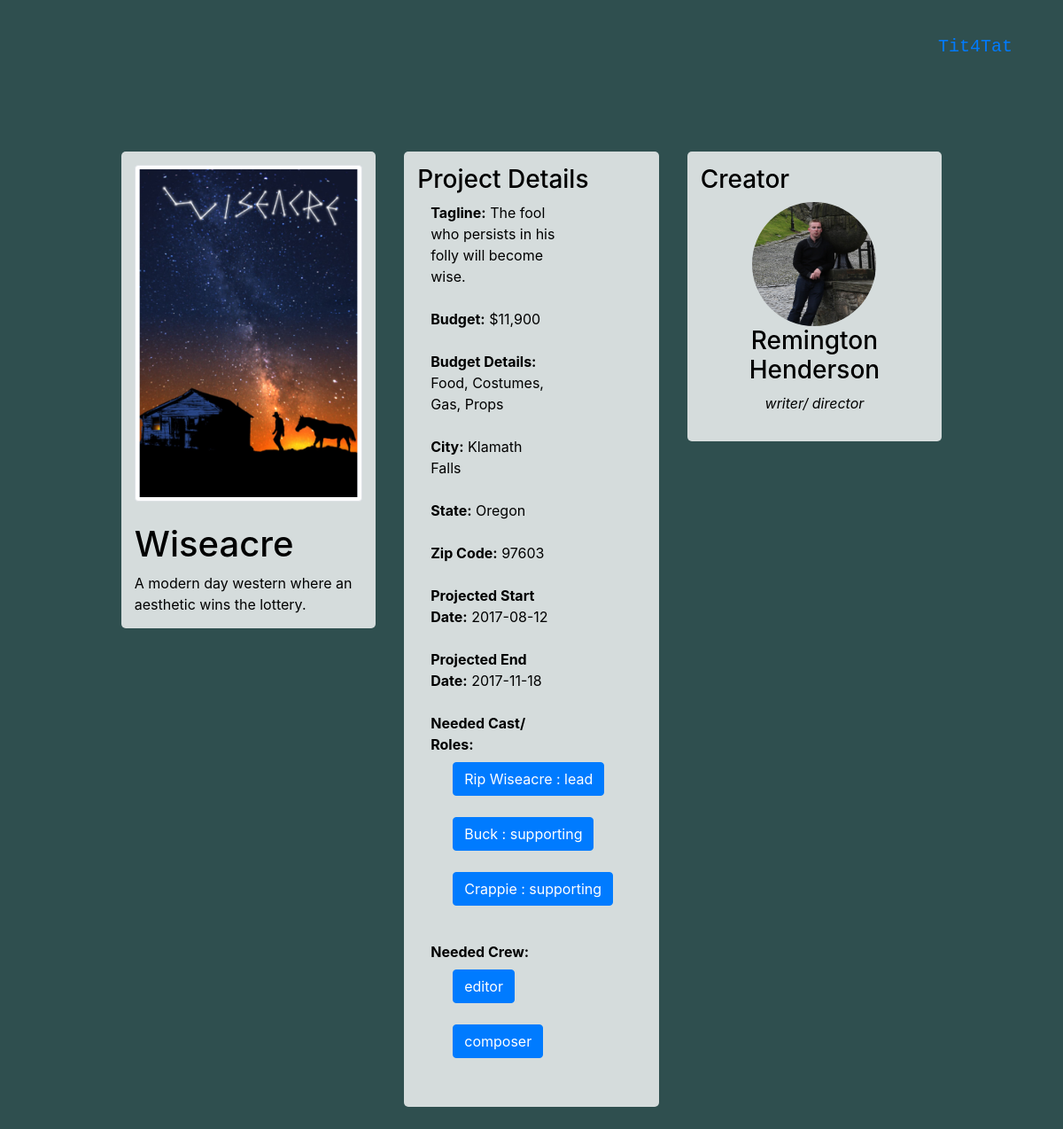
Page /projects/project/view/wiseacre/ on the committed database.
### accounts/models.py (models this page shows, shortened)
class Project(models.Model):
    owner = models.ForeignKey(User, on_delete=models.CASCADE, related_name="owned_projects")
    tag_line = models.TextField(max_length=300, blank=True, null=True)
    title = models.CharField(max_length=100)
    project_cover_art = models.ImageField(upload_to=project_cover_art_uh, blank=True, null=True)
    genre = models.CharField(max_length=50, blank=True, null=True)
    description = models.TextField(max_length=300, blank=True, null=True)
    project_documents = models.FileField(upload_to=project_document_uh, blank=True, null=True)
    project_images = models.ImageField(upload_to=project_image_uh, blank=True, null=True)
    budget = models.CharField(max_length=50)
    budget_details = models.TextField(max_length=300)
    city = models.CharField(max_length=50)
    state = models.CharField(max_length=50)
    zip = models.CharField(max_length=50)
    start_date = models.CharField(max_length=50)
    end_date = models.CharField(max_length=50)
    slug = models.SlugField(blank=True, null=True, unique=True)

class Cast(models.Model):
    user = models.ForeignKey(User, on_delete=models.CASCADE, related_name='cast_assignments', blank=True, null=True)
    project = models.ForeignKey(Project, on_delete=models.CASCADE, related_name="cast_members")
    character = models.CharField(max_length=100, blank=True, null=True)
    classification = models.CharField(max_length=50, blank=True, null=True)
    committed_cast_member = models.CharField(max_length=50, blank=True, null=True)

class Crew(models.Model):
    user = models.ForeignKey(User, on_delete=models.CASCADE, related_name='crew_assignments', blank=True, null=True)
    project = models.ForeignKey(Project, on_delete=models.CASCADE, related_name="crew_members")
    classification = models.CharField(max_length=50, blank=True, null=True)
    committed_crew_member = models.CharField(max_length=50, blank=True, null=True)

class User(AbstractUser):
    phone_number = models.CharField(max_length=50)
    profile_bio = models.TextField(max_length=300, blank=True, null=True)
    image = models.ImageField(upload_to=user_image_uh, blank=True, null=True)

### accounts/views.py (the view, shortened to what this page needs)
# urls.py: path('project/view/<slug:slug>/', views.project_view, name='project_view'),
def project_view(request, slug):
    project = get_object_or_404(Project, slug=slug)
    return render(request, "accounts/project_view.html", {"project": project})

### accounts/templatetags/accounts_tags.py (called while the page is built)
@register.simple_tag
def project_poster_or_default_image(project):
    if project.project_cover_art:
        return mark_safe(
            '<img src="{}" width="300px" class="avatar img-circle img-thumbnail" alt="movie_poster">'.format(
                project.project_cover_art.url))
    return mark_safe('<img src="{}" width="300px" class="avatar img-circle img-thumbnail" alt="avatar">'.format(
        '/static/accounts/img/Default_poster.jpg'))

@register.simple_tag
def project_creator_image_or_default(project):
    if project.owner.image:
        return mark_safe(
            '<img src="{}" name="aboutme" width="140" height="140" border="0" class="rounded-circle">'.format(
                project.owner.image.url))
    return mark_safe('<img src="{}" name="aboutme" width="140" height="140" border="0" class="rounded-circle">'.format(
        '/static/accounts/img/human_being.jpg'))

### accounts/templates/accounts/project_view.html (shortened to what this page needs)
{% extends 'base.html' %}
{% load static %}
{% load accounts_tags %}
{% block content %}
    <head>
    </head>
    <body>
    <div class="container-fluid" style="padding-top: 60px;">
        <div class="row">
            <div class="col-md-1"></div>
            <div id="first_column" class="col-md-3 col-sm-6 col-xs-12">
                <div class="text-center">
                    {% project_poster_or_default_image project %}
                </div>
                <br>
                <h1 class="page-header">{{ project.title }}</h1>
                <div class="text-left">
                    {{ project.description }}
                </div>
            </div>
            <div id="second_column" class="col-md-3 personal-info">
                <h3>Project Details</h3>
                <div class="form-group">
                    <label class="col-md-8 control-label"><b>Tagline:</b> {{ project.tag_line }}</label>
                </div>
                <div class="form-group">
                    <label class="col-md-8 control-label"><b>Budget:</b> {{ project.budget }}</label>
                </div>
                <div class="form-group">
                    <label class="col-lg-8 control-label"><b>Budget Details:</b> {{ project.budget_details }}
                    </label>
                </div>
                <div class="form-group">
                    <label class="col-lg-8 control-label"><b>City:</b> {{ project.city }}</label>
                </div>
                <div class="form-group">
                    <label class="col-lg-8 control-label"><b>State:</b> {{ project.state }}</label>
                </div>
                <div class="form-group">
                    <label class="col-lg-8 control-label"><b>Zip Code:</b> {{ project.zip }}</label>
                </div>
                <div class="form-group">
                    <label class="col-lg-8 control-label"><b>Projected Start Date:</b> {{ project.start_date }}
                    </label>
                </div>
                <div class="form-group">
                    <label class="col-lg-8 control-label"><b>Projected End Date:</b> {{ project.end_date }}</label>
                </div>
                <div class="form-group">
                    <label class="col-lg-8 control-label"><b>Needed Cast/ Roles:</b></label>
                    <ul>
                        {% for cast in project.cast_members.all %}
                            <div>
                                <button data-cast="{{ cast.id }}"
                                        data-owner="{{ cast.project.owner.username }}"
                                        data-project="{{ cast.project.title }}"
                                        class="castRequest btn btn-primary">{{ cast.character }}
                                    : {{ cast.classification }}</button>
                            </div>
                            <br>
                        {% endfor %}
                    </ul>
                </div>
                <div class="form-group">
                    <label class="col-lg-8 control-label"><b>Needed Crew:</b></label>
                    <ul>
                        {% for crew in project.crew_members.all %}
                            <div>
                                <button data-crew="{{ crew.id }}" data-owner="{{ crew.project.owner.username }}"
                                        data-project="{{ crew.project.title }}"
                                        class="crewRequest btn btn-primary">{{ crew.classification }}</button>
                            </div>
                            <br>
                        {% endfor %}
                    </ul>
                </div>
            </div>
            <div id="third_column" class="col-md-3 personal-info">
                <h3>Creator</h3>
                <div class="form-group">
                    <div class="span3 well">
                        <center>
                            <a href="#aboutModal" data-toggle="modal"
                               data-target="#myModal">{% project_creator_image_or_default project %}</a>
                            <h3>{{ project.owner.first_name }} {{ project.owner.last_name }}</h3>
                            <em>writer/ director</em>
                        </center>
                    </div>
                </div>
            </div>
            <div class="col-md-1"></div>
        </div>
    </div>
    </body>
{% endblock %}

### accounts/templates/base.html (style rules this page uses)
body { padding: 25px; }

### rows in the picture
Project: project_cover_art (picture), title "Wiseacre", description "A modern day western where an aesthetic wins the lottery.", tag_line "The fool who persists in his folly will become wise.", budget "$11,900", budget_details "Food, Costumes, Gas, Props", city "Klamath Falls", state "Oregon", zip "97603", start_date "2017-08-12", end_date "2017-11-18", owner.image (picture), owner.first_name "Remington", owner.last_name "Henderson"
Cast: character "Rip Wiseacre", classification "lead"
Cast: character "Buck", classification "supporting"
Cast: character "Crappie", classification "supporting"
Crew: classification "editor"
Crew: classification "composer"
